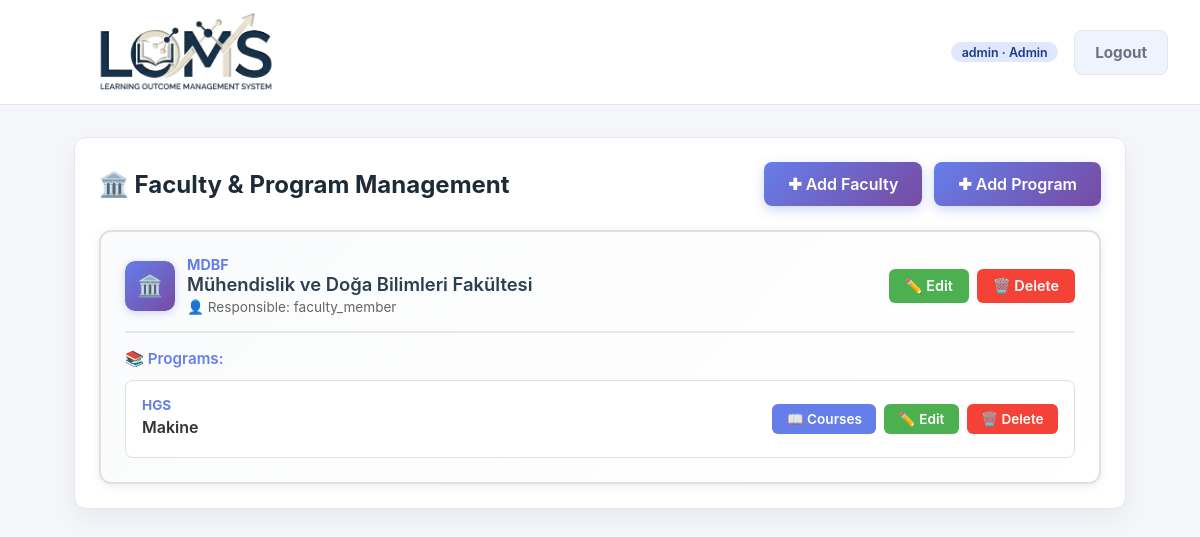
Page /org/ (signed in) on the committed database.
### accounts/models.py (models this page shows, shortened)
class CustomUser(AbstractUser):
    class Role(models.TextChoices):
        ADMIN = "ADMIN", "Admin"
        STUDENT_AFFAIRS = "STUDENT_AFFAIRS", "Student Affairs"
        FACULTY_MEMBER = "FACULTY_MEMBER", "Faculty Member"
        LECTURER = "LECTURER", "Lecturer"
        STUDENT = "STUDENT", "Student"
    role = models.CharField(
        max_length=32,
        choices=Role.choices,
        default=Role.STUDENT,
    )
    student_grade = models.PositiveSmallIntegerField(
        null=True,
        blank=True,
        help_text="Student grade / year (1, 2, 3, 4 ...)",
    )
    student_faculty = models.ForeignKey(
        "organizations.Faculty",
        null=True,
        blank=True,
        on_delete=models.SET_NULL,
        related_name="students",
        help_text="Student için kayıtlı olduğu Faculty",
    )
    student_program = models.ForeignKey(
        "organizations.Program",
        null=True,
        blank=True,
        on_delete=models.SET_NULL,
        related_name="students",
        help_text="Student için kayıtlı olduğu program",
    )
    faculty_member_faculty = models.ForeignKey(
        "organizations.Faculty",
        null=True,
        blank=True,
        on_delete=models.SET_NULL,
        related_name="faculty_members",
        help_text="Faculty Member için sorumlu olduğu Faculty",
    )
    lecturer_programs = models.ManyToManyField(
        "organizations.Program",
        blank=True,
        related_name="lecturers",
        help_text="Lecturer için sorumlu olduğu Program(lar)",
    )
    lecturer_courses = models.ManyToManyField(
        "courses.Course",
        blank=True,
        related_name="lecturers",
        help_text="Lecturer için sorumlu olduğu Course(lar)",
    )
    phone = models.CharField(
        max_length=20,
        blank=True,
        null=True,
    )
    student_number = models.CharField(
        max_length=32,
        null=True,
        blank=True,
        help_text="Öğrenci numarası",
    )
    objects = CustomUserManager()
    @property
    def is_admin(self):
        return self.role == self.Role.ADMIN and self.is_superuser
    @property
    def is_student_affairs(self):
        return self.role == self.Role.STUDENT_AFFAIRS
    @property
    def is_faculty_member(self):
        return self.role == self.Role.FACULTY_MEMBER
    @property
    def is_lecturer(self):
        return self.role == self.Role.LECTURER
    @property
    def is_student(self):
        return self.role == self.Role.STUDENT

### organizations/models.py (models this page shows, shortened)
class Faculty(models.Model):
    name = models.CharField(max_length=255)
    code = models.CharField(max_length=50, unique=True)
    description = models.TextField(
        blank=True,
        help_text="Faculty description / açıklama",
    )
    responsible = models.ForeignKey(
        settings.AUTH_USER_MODEL,
        null=True,
        blank=True,
        on_delete=models.SET_NULL,
        related_name="responsible_faculties",
        help_text="Bu faculty'den sorumlu Faculty Member",
    )

class Program(models.Model):
    name = models.CharField(max_length=255)
    code = models.CharField(max_length=50, unique=True)
    faculty = models.ForeignKey(
        Faculty,
        on_delete=models.CASCADE,
        related_name="programs",
    )
    description = models.TextField(
        blank=True,
        help_text="Program description / açıklama",
    )
    coordinator = models.ForeignKey(
        settings.AUTH_USER_MODEL,
        null=True,
        blank=True,
        on_delete=models.SET_NULL,
        related_name="coordinated_programs",
        help_text="Programdan sorumlu öğretim elemanı / coordinator",
    )

### organizations/views.py (the view)
# urls.py: path("", faculty_program_list, name="faculty_program_list"),  # Student Affairs paneli
@role_required(CustomUser.Role.STUDENT_AFFAIRS)
def faculty_program_list(request):
    faculties = Faculty.objects.prefetch_related("programs").all()
    faculty_form = FacultyForm()
    if request.method == "POST":
        faculty_form = FacultyForm(request.POST)
        if faculty_form.is_valid():
            faculty_form.save()
            return redirect("organizations:faculty_program_list")
    context = {
        "faculties": faculties,
        "faculty_form": faculty_form,
    }
    return render(request, "organizations/faculty_program_list.html", context)

### templates/organizations/faculty_program_list.html (shortened to what this page needs)
{% extends "base.html" %}
{% block content %}
<section class="card">
    <div style="display: flex; justify-content: space-between; align-items: center; flex-wrap: wrap; gap: 1rem; margin-bottom: 1.5rem;">
        <h2 class="page-title" style="margin: 0;">🏛️ Faculty & Program Management</h2>
        <div style="display: flex; gap: 0.75rem;">
            <a href="{% url 'organizations:faculty_create' %}"
               style="background: linear-gradient(135deg, #667eea 0%, #764ba2 100%); color: white; padding: 0.75rem 1.5rem; border-radius: 8px; text-decoration: none; font-weight: 600; box-shadow: 0 4px 12px rgba(102, 126, 234, 0.3); transition: all 0.3s ease; display: inline-block;"
               onmouseover="this.style.transform='translateY(-2px)'; this.style.boxShadow='0 6px 16px rgba(102, 126, 234, 0.4)';"
               onmouseout="this.style.transform='translateY(0)'; this.style.boxShadow='0 4px 12px rgba(102, 126, 234, 0.3)';">
                ✚ Add Faculty
            </a>
            <a href="{% url 'organizations:program_create' %}"
               style="background: linear-gradient(135deg, #667eea 0%, #764ba2 100%); color: white; padding: 0.75rem 1.5rem; border-radius: 8px; text-decoration: none; font-weight: 600; box-shadow: 0 4px 12px rgba(102, 126, 234, 0.3); transition: all 0.3s ease; display: inline-block;"
               onmouseover="this.style.transform='translateY(-2px)'; this.style.boxShadow='0 6px 16px rgba(102, 126, 234, 0.4)';"
               onmouseout="this.style.transform='translateY(0)'; this.style.boxShadow='0 4px 12px rgba(102, 126, 234, 0.3)';">
                ✚ Add Program
            </a>
        </div>
    </div>
    {% if faculties %}
        <div style="display: grid; gap: 1.5rem;">
            {% for faculty in faculties %}
                <div style="border: 2px solid #e0e0e0; border-radius: 12px; padding: 1.5rem; background: linear-gradient(135deg, #fafbfc 0%, #ffffff 100%); box-shadow: 0 2px 8px rgba(0,0,0,0.08); transition: all 0.3s ease;"
                     onmouseover="this.style.boxShadow='0 4px 12px rgba(0,0,0,0.12)'; this.style.borderColor='#667eea';"
                     onmouseout="this.style.boxShadow='0 2px 8px rgba(0,0,0,0.08)'; this.style.borderColor='#e0e0e0';">
                    <div style="display: flex; justify-content: space-between; align-items: center; flex-wrap: wrap; gap: 1rem; margin-bottom: 1rem;">
                        <div style="display: flex; align-items: center; gap: 0.75rem;">
                            <div style="width: 50px; height: 50px; background: linear-gradient(135deg, #667eea 0%, #764ba2 100%); border-radius: 10px; display: flex; align-items: center; justify-content: center; color: white; font-size: 1.3rem; box-shadow: 0 2px 8px rgba(102, 126, 234, 0.3);">
                                🏛️
                            </div>
                            <div>
                                <div style="font-weight: 700; color: #667eea; font-size: 0.9rem;">{{ faculty.code }}</div>
                                <div style="font-weight: 600; color: #2c3e50; font-size: 1.15rem;">{{ faculty.name }}</div>
                                {% if faculty.responsible %}
                                <div style="color: #666; font-size: 0.85rem; margin-top: 0.25rem;">👤 Responsible: {{ faculty.responsible.username }}</div>
                                {% endif %}
                            </div>
                        </div>
                        <div style="display: flex; gap: 0.5rem;">
                            <a href="{% url 'organizations:faculty_edit' faculty.id %}"
                               style="background: #4CAF50; color: white; padding: 0.5rem 1rem; border-radius: 6px; text-decoration: none; font-weight: 600; font-size: 0.9rem; transition: all 0.3s ease;"
                               onmouseover="this.style.background='#45a049';"
                               onmouseout="this.style.background='#4CAF50';">
                                ✏️ Edit
                            </a>
                            <a href="{% url 'organizations:faculty_delete' faculty.id %}"
                               style="background: #f44336; color: white; padding: 0.5rem 1rem; border-radius: 6px; text-decoration: none; font-weight: 600; font-size: 0.9rem; transition: all 0.3s ease;"
                               onmouseover="this.style.background='#da190b';"
                               onmouseout="this.style.background='#f44336';">
                                🗑️ Delete
                            </a>
                        </div>
                    </div>
                    {% if faculty.programs.all %}
                    <div style="margin-top: 1rem; padding-top: 1rem; border-top: 2px solid #e8e8e8;">
                        <div style="font-weight: 600; color: #667eea; margin-bottom: 0.75rem; font-size: 0.95rem;">📚 Programs:</div>
                        <div style="display: grid; gap: 0.75rem;">
                            {% for program in faculty.programs.all %}
                                <div style="border: 1px solid #e0e0e0; border-radius: 8px; padding: 1rem; background: #ffffff; transition: all 0.3s ease;"
                                     onmouseover="this.style.borderColor='#667eea'; this.style.background='#f8f9ff';"
                                     onmouseout="this.style.borderColor='#e0e0e0'; this.style.background='#ffffff';">
                                    <div style="display: flex; justify-content: space-between; align-items: center; flex-wrap: wrap; gap: 0.75rem;">
                                        <div style="flex: 1;">
                                            <div style="font-weight: 700; color: #667eea; font-size: 0.85rem;">{{ program.code }}</div>
                                            <div style="font-weight: 600; color: #333; font-size: 1rem; margin: 0.25rem 0;">{{ program.name }}</div>
                                        </div>
                                        <div style="display: flex; gap: 0.5rem; flex-wrap: wrap;">
                                            <a href="{% url 'courses:course_list' %}?program={{ program.id }}"
                                               style="background: #667eea; color: white; padding: 0.45rem 0.9rem; border-radius: 6px; text-decoration: none; font-weight: 600; font-size: 0.85rem; transition: all 0.3s ease;"
                                               onmouseover="this.style.background='#5568d3';"
                                               onmouseout="this.style.background='#667eea';">
                                                📖 Courses
                                            </a>
                                            <a href="{% url 'organizations:program_edit' program.id %}"
                                               style="background: #4CAF50; color: white; padding: 0.45rem 0.9rem; border-radius: 6px; text-decoration: none; font-weight: 600; font-size: 0.85rem; transition: all 0.3s ease;"
                                               onmouseover="this.style.background='#45a049';"
                                               onmouseout="this.style.background='#4CAF50';">
                                                ✏️ Edit
                                            </a>
                                            <a href="{% url 'organizations:program_delete' program.id %}"
                                               style="background: #f44336; color: white; padding: 0.45rem 0.9rem; border-radius: 6px; text-decoration: none; font-weight: 600; font-size: 0.85rem; transition: all 0.3s ease;"
                                               onmouseover="this.style.background='#da190b';"
                                               onmouseout="this.style.background='#f44336';">
                                                🗑️ Delete
                                            </a>
                                        </div>
                                    </div>
                                </div>
                            {% endfor %}
                        </div>
                    </div>
                    {% endif %}
                </div>
            {% endfor %}
        </div>
    {% else %}
        <div style="text-align: center; padding: 3rem 1rem; background: #f9f9f9; border-radius: 12px; border: 2px dashed #ddd;">
            <div style="font-size: 3rem; margin-bottom: 1rem;">🏛️</div>
            <p style="color: #999; font-size: 1.1rem; margin: 0;">No faculties yet.</p>
        </div>
    {% endif %}
</section>
{% endblock %}

### templates/base.html (shortened to what this page needs)
<!DOCTYPE html>
{% load static %}
<html lang="en">
<head>
</head>
<body>
<header>
    <img src="{% static 'images/LOMS-Photoroom.png' %}" alt="LOMS" style="height: 5rem; margin: 0;">
    <nav>
        {% if user.is_authenticated %}
            <span class="pill">{{ user.username }} · {{ user.get_role_display }}</span>
            <form method="post" action="{% url 'accounts:logout' %}" class="logout-form">
                <button type="submit" class="btn outline">Logout</button>
            </form>
        {% endif %}
    </nav>
</header>
<main>
    {% block content %}{% endblock %}
</main>
</body>
</html>

### templates/base.html (style rules this page uses)
:root { --bg: #f5f6fa; --card-bg: #ffffff; --text: #1f2a37; --muted: #6b7280; --primary: #2563eb; --primary-dark: #1e3a8a; --border: #e5e7eb; --success: #059669; }
* { box-sizing: border-box; font-family: "Inter", "Segoe UI", system-ui, -apple-system, BlinkMacSystemFont, sans-serif; }
body { margin: 0; background: var(--bg); color: var(--text); overflow-y: scroll; }
header { background: var(--card-bg); border-bottom: 1px solid var(--border); padding: 0.75rem 2rem; display: flex; align-items: center; justify-content: space-between; position: sticky; top: 0; z-index: 5; }
header h1, header img { margin: 0; font-size: 1.5rem; }
nav { display: flex; gap: 1rem; align-items: center; flex-wrap: wrap; }
.logout-form { display: inline-flex; margin: 0; }
.btn, button { border: none; border-radius: 8px; padding: 0.75rem 1.25rem; background: var(--primary); color: #fff; font-weight: 700; font-size: 0.95rem; cursor: pointer; transition: background 0.2s ease; text-decoration: none; display: inline-block; }
.btn.outline { background: rgba(37, 99, 235, 0.08); border: 1px solid var(--border); color: var(--muted); transition: all 0.2s ease; }
main { max-width: 1100px; margin: 2rem auto; padding: 0 1.5rem 2.5rem; }
.page-title { margin-bottom: 1rem; }
.card { background: var(--card-bg); border: 1px solid var(--border); border-radius: 12px; padding: 1.5rem; box-shadow: 0 10px 25px rgba(15, 23, 42, 0.05); max-width: 1200px; margin: 0 auto; }
form { display: flex; flex-direction: column; gap: 0.85rem; }
.pill { display: inline-block; padding: 0.15rem 0.65rem; border-radius: 999px; background: #e0e7ff; color: var(--primary-dark); font-size: 0.78rem; font-weight: 600; }

### rows in the picture
CustomUser: username "admin", role "Admin"
Faculty: code "MDBF", name "Mühendislik ve Doğa Bilimleri Fakültesi", responsible.username "faculty_member"
Program: code "HGS", name "Makine"
